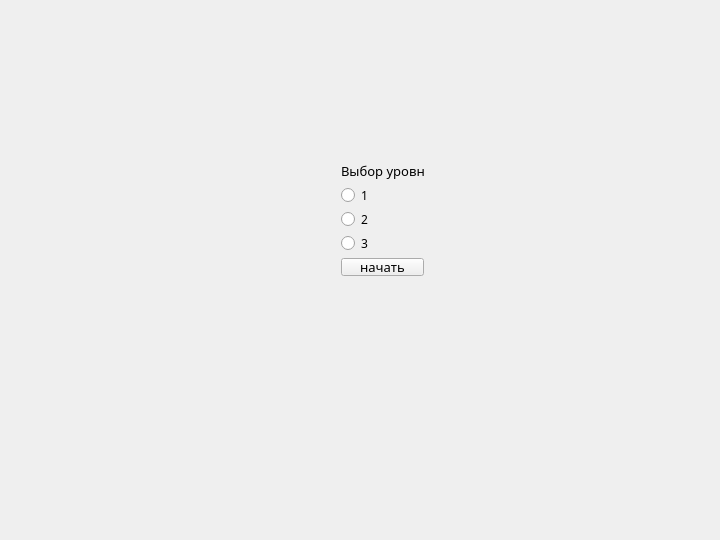
<?xml version="1.0" encoding="UTF-8"?>
<ui version="4.0">
 <class>SecondWindow</class>
 <widget class="QMainWindow" name="SecondWindow">
  <property name="geometry">
   <rect>
    <x>0</x>
    <y>0</y>
    <width>720</width>
    <height>540</height>
   </rect>
  </property>
  <property name="minimumSize">
   <size>
    <width>720</width>
    <height>540</height>
   </size>
  </property>
  <property name="maximumSize">
   <size>
    <width>720</width>
    <height>540</height>
   </size>
  </property>
  <property name="font">
   <font>
    <family>Broadway</family>
   </font>
  </property>
  <property name="windowTitle">
   <string>MainWindow</string>
  </property>
  <widget class="QWidget" name="centralwidget">
   <property name="minimumSize">
    <size>
     <width>600</width>
     <height>400</height>
    </size>
   </property>
   <property name="maximumSize">
    <size>
     <width>950</width>
     <height>517</height>
    </size>
   </property>
   <widget class="QLabel" name="backside">
    <property name="geometry">
     <rect>
      <x>-70</x>
      <y>-40</y>
      <width>1028</width>
      <height>601</height>
     </rect>
    </property>
    <property name="maximumSize">
     <size>
      <width>1028</width>
      <height>1024</height>
     </size>
    </property>
    <property name="font">
     <font>
      <family>Times New Roman</family>
      <pointsize>14</pointsize>
     </font>
    </property>
    <property name="contextMenuPolicy">
     <enum>Qt::NoContextMenu</enum>
    </property>
    <property name="text">
     <string/>
    </property>
    <property name="pixmap">
     <pixmap resource="resourse.qrc">:/res/img/backside.jpg</pixmap>
    </property>
    <property name="scaledContents">
     <bool>true</bool>
    </property>
   </widget>
   <widget class="QWidget" name="layoutWidget">
    <property name="geometry">
     <rect>
      <x>341</x>
      <y>162</y>
      <width>83</width>
      <height>114</height>
     </rect>
    </property>
    <layout class="QVBoxLayout" name="verticalLayout">
     <item>
      <widget class="QLabel" name="label">
       <property name="font">
        <font>
         <family>Broadway</family>
         <pointsize>10</pointsize>
        </font>
       </property>
       <property name="text">
        <string>Выбор уровня</string>
       </property>
      </widget>
     </item>
     <item>
      <widget class="QRadioButton" name="radioButton">
       <property name="text">
        <string>1</string>
       </property>
      </widget>
     </item>
     <item>
      <widget class="QRadioButton" name="radioButton_2">
       <property name="text">
        <string>2</string>
       </property>
      </widget>
     </item>
     <item>
      <widget class="QRadioButton" name="radioButton_3">
       <property name="text">
        <string>3</string>
       </property>
      </widget>
     </item>
     <item>
      <widget class="QPushButton" name="pushButton">
       <property name="font">
        <font>
         <pointsize>10</pointsize>
        </font>
       </property>
       <property name="text">
        <string>начать</string>
       </property>
      </widget>
     </item>
    </layout>
   </widget>
  </widget>
 </widget>
 <resources>
  <include location="resourse.qrc"/>
 </resources>
 <connections/>
</ui>
